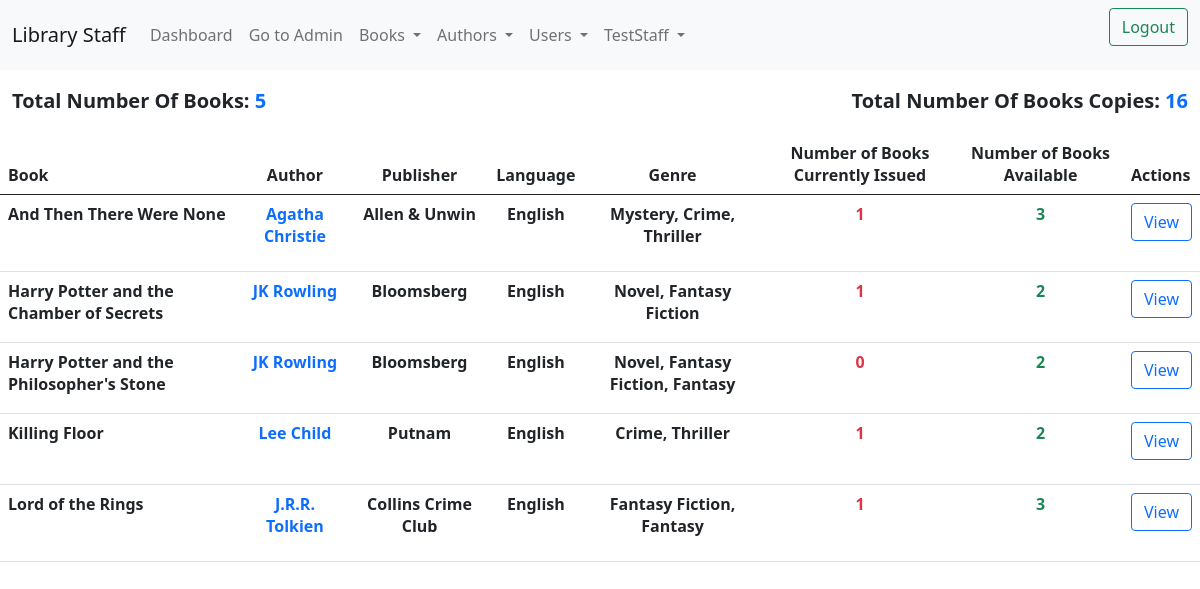
The page /staff/allbooks (signed in) on the database its author committed.
### library/models.py (models this page shows, shortened)
class Staff(models.Model):
    user = models.OneToOneField(User, on_delete=models.CASCADE)
    roll_no = models.CharField(max_length=10)
    name = models.CharField(max_length=20)

class Book(models.Model):
    title = models.CharField(max_length=200)
    author = models.ForeignKey('Author', on_delete=models.SET_NULL, null=True)
    summary = models.TextField(max_length=1000)
    isbn = models.CharField('ISBN', max_length=13, unique=True)
    genre = models.ManyToManyField(Genre)
    language = models.ForeignKey('Language', on_delete=models.SET_NULL, null=True)
    class Meta:
        ordering = ['title', 'author']
    def display_genre(self):
        return ', '.join(genre.name for genre in self.genre.all())
    def num_books(self):
        return BookIndividual.objects.filter(book=self, status='a').count()
    def issued_books(self):
        return BookIndividual.objects.filter(book=self, status='o').count()

class Author(models.Model):
    name = models.CharField(max_length=100)
    publisher = models.ForeignKey('PublishingHouse', on_delete=models.SET_NULL, null=True, blank=True)
    GEN = (('n',''),('m','Male'),('f','Female'),('o','Other'))
    gender = models.CharField(max_length=15, choices=GEN, default='n', blank=True)
    bio = models.CharField(max_length=1000, default=' ')
    nationality= models.CharField(max_length=50, default=' ')

class PublishingHouse(models.Model):
    name = models.CharField(max_length=100)

class Language(models.Model):
    name = models.CharField(max_length=100)

class Genre(models.Model):
	name = models.CharField(max_length=100)

### library/views.py (the view)
# urls.py: path('staff/allbooks', View_Staff_AllBooks, name='staff_allbooks'),
@login_required(redirect_field_name='dashboard')
def View_Staff_AllBooks(request):
	if not request.user.is_staff:
		messages.error(request,'You are Unauthorised to visit the Staff Page!!')
		return redirect('/', locals())
	staff=Staff.objects.get(user=request.user)
	books=Book.objects.all()
	num_books=Book.objects.all().count()
	num_book_individuals=BookIndividual.objects.all().count()
	return render(request, "staff_allbooks.html", locals())

### library/templates/staff_allbooks.html (shortened to what this page needs)
<html>
	<head>
    	<link href="https://cdn.jsdelivr.net/npm/bootstrap@5.0.0-beta3/dist/css/bootstrap.min.css" rel="stylesheet">
	</head>
	<body>
<nav class="navbar nav-pills navbar-expand-lg navbar-light bg-light">
	  <div class="container-fluid">
	    <a class="navbar-brand" href="#">Library Staff</a>
	    <div class="collapse navbar-collapse" id="navbarSupportedContent">
	      <ul class="navbar-nav me-auto mb-2 mb-lg-0">
	        <li class="nav-item">
	          <a class="nav-link" aria-current="page" href="/staff">Dashboard</a>
	        </li>
	        <li class="nav-item">
	          <a class="nav-link" aria-current="page" href="/admin">Go to Admin</a>
	        </li>
	        <li class="nav-item dropdown active">
	          <a class="nav-link dropdown-toggle" href="#" id="navbarDropdown" role="button" data-bs-toggle="dropdown" aria-expanded="false">
	            Books
	          </a>
	        </li>
	        <li class="nav-item dropdown active">
	          <a class="nav-link dropdown-toggle" href="#" id="navbarDropdown" role="button" data-bs-toggle="dropdown" aria-expanded="false">
	            Authors
	          </a>
	        </li>
	        <li class="nav-item dropdown active">
	          <a class="nav-link dropdown-toggle" href="#" id="navbarDropdown" role="button" data-bs-toggle="dropdown" aria-expanded="false">
	            Users
	          </a>
	        </li>
	        <li class="nav-item dropdown">
	          <a class="nav-link dropdown-toggle" href="#" id="navbarDropdown" role="button" data-bs-toggle="dropdown" aria-expanded="false">
	            {{ staff.name }}
	          </a>
	        </li>
	      </ul>
	      {% if user.is_authenticated %}
	      <form action="{% url 'logout' %}" class="d-flex">
	        <button class="btn btn-outline-success" type="submit">Logout</button>
	      </form>
	      {% else %}
	      <form action="{% url 'login' %}" class="d-flex">
	        <button class="btn btn-outline-primary" type="submit">Login</button>
	      </form>
	      {% endif %}
	    </div>
	  </div>
	</nav>
	<div class="container-fluid">
		<p class="fs-5 fw-bold"> <span style="float:left;"> Total Number Of Books: <span class="text-primary">{{num_books}} </span></span> <span style="float:right;"> Total Number Of Books Copies: <span class="text-primary">{{num_book_individuals}} </span></span> </p></p>
	</div>
	<br><br>
		<table class="table table-hover">
  		<thead>
    		<tr>
      			<th scope="col">Book</th>
      			<th scope="col" class="text-center">Author</th>
      			<th scope="col" class="text-center">Publisher</th>
      			<th scope="col" class="text-center">Language</th>
      			<th scope="col" class="text-center">Genre</th>
      			<th scope="col" class="text-center">Number of Books Currently Issued</th>
      			<th scope="col" class="text-center">Number of Books Available</th>
      			<th scope="col">Actions</th>
    		</tr>
  		</thead>
  		<tbody>
  			{% for b in books %}
  			<tr>
  				<th>{{ b.title }}</th>
  				<th><a href="{% url 'staff_author' pk=b.author.id %}"><p class="text-center text-primary">{{b.author.name}}</p></a></th>
	      		<th class="text-center">{{ b.author.publisher.name }}</th>
	      		<th class="text-center">{{ b.language.name }}</th>
	      		<th class="text-center">{{ b.display_genre }}</th>
	      		<th class="text-center text-danger">{{ b.issued_books }}</th>
	      		{% if b.num_books %}
	      		<th class="text-success text-center">{{ b.num_books }}</th>
	      		{% else %}
	      		<th class="text-danger text-center">{{ b.num_books }}</th>
	      		{% endif %}
  				<th><form action="{% url 'staff_book' pk=b.id %}" class="d-flex">
	        	<button class="btn btn-outline-primary" type="submit">View</button>
	      		</form></th>
  			</tr>
     		{% endfor %}
		</tbody>
	</table>
	</body>
</html>

### library/templates/staff_allbooks.html (style rules this page uses)
a { color: black; text-decoration: none; }

### rows shown on the page
Staff: name "TestStaff"
Book: title "And Then There Were None", author.name "Agatha Christie", author.publisher.name "Allen & Unwin", language.name "English", display_genre "Mystery, Crime, Thriller", issued_books "1", num_books "3"
Book: title "Harry Potter and the Chamber of Secrets", author.name "JK Rowling", author.publisher.name "Bloomsberg", language.name "English", display_genre "Novel, Fantasy Fiction", issued_books "1", num_books "2"
Book: title "Harry Potter and the Philosopher's Stone", author.name "JK Rowling", author.publisher.name "Bloomsberg", language.name "English", display_genre "Novel, Fantasy Fiction, Fantasy", issued_books "0", num_books "2"
Book: title "Killing Floor", author.name "Lee Child", author.publisher.name "Putnam", language.name "English", display_genre "Crime, Thriller", issued_books "1", num_books "2"
Book: title "Lord of the Rings", author.name "J.R.R. Tolkien", author.publisher.name "Collins Crime Club", language.name "English", display_genre "Fantasy Fiction, Fantasy", issued_books "1", num_books "3"

### other values the page prints
{{ num_books }} "5"
{{ num_book_individuals }} "16"
